Frame 1 (no input): blank canvas, image omitted
Frame 60 (the mouse pressed at the canvas centre just before this capture): blank canvas, image omitted
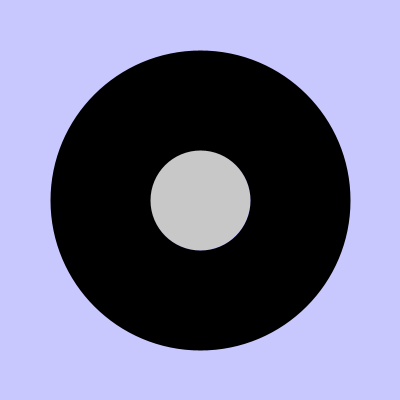
Frame 120 (the mouse held since frame 60 and released just before this capture)

The Processing sketch whose frames 1 and 60 were blank and that drew this single picture after the mouse press (run headless with seeded random() and noise(); from frame 60 on, the mouse is pressed at the canvas centre):

// Processing sketch: CursorChaos
// ── CursorChaos.pde
// Evan C. 2-1, Feb 19

void setup(){
  size(400,400);
}
void draw(){
  background(mouseX, mouseY, mouseX+mouseY/2);
  fill(mouseX);
  strokeWeight(mouseY);
  circle(mouseX, mouseY, 100);
  
}
